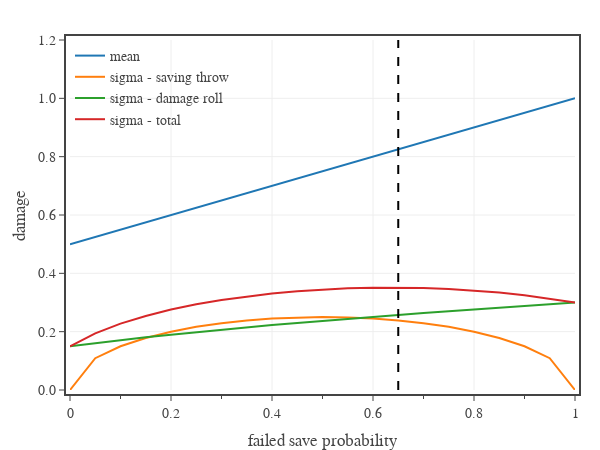

Notebook code for this chart:
### Code cell
# Save damage mean and sigma vs fail probability with m=0.5 and s=0.5

# create figure
fig = go.Figure(
    layout=go.Layout(
        template=tfb.FIG_TEMPLATE,
        margin=dict(l=70, r=25, b=60, t=40, pad=4),
        xaxis=dict(
            title_text='failed save probability',
            tick0=0, dtick=0.2,
            minor=dict(tick0=0, dtick=0.1),
            range=[0,1],
        ),
        yaxis=dict(
            title_text='damage',
            tickformat='.1f',
            range=[0,1.2],
        ),
        legend=dict(
            xanchor='left', yanchor='top',
            x=0.00, y=1.00,
            orientation='v',
            tracegroupgap=0,
            bgcolor='rgba(0,0,0,0)',
        )
    )
)


p_fail = np.linspace(0,20,21)/20.0

m_s = 0.5
s_s = 0.5
cv_f = 0.0
fail_state = {'probability': 0, 'mean': 1, 'sigma': cv_f}
success_state = {'probability': 0, 'mean': m_s*fail_state['mean'], 'sigma': s_s*fail_state['sigma']}
mean = []
sigma_fixed = []
for p in p_fail:
    fail_state['probability'] = p
    success_state['probability'] = 1 - p
    mean        += [save_mean(fail_state, success_state)]
    sigma_fixed += [save_sigma(fail_state, success_state)]

m_s = 0.5
s_s = 0.5
cv_f = 0.3
fail_state = {'probability': 0, 'mean': 1, 'sigma': cv_f}
success_state = {'probability': 0, 'mean': m_s*fail_state['mean'], 'sigma': s_s*fail_state['sigma']}
sigma_var = []
sigma_total = []
for p, s in zip(p_fail, sigma_fixed):
    fail_state['probability'] = p
    success_state['probability'] = 1 - p
    sigma_total += [save_sigma(fail_state, success_state)]
    sigma_var += [np.sqrt(save_variance(fail_state, success_state) - s**2)]

fig.add_trace(go.Scatter(
    x=p_fail,
    y=mean,
    name=f'mean',
    mode='lines',
    hovertemplate=
        'fail probability %{x:.2f}<br>'+
        'mean %{y:.2f}<extra></extra>'
))

fig.add_trace(go.Scatter(
    x=p_fail,
    y=sigma_fixed,
    name=f'sigma - saving throw',
    mode='lines',
    hovertemplate=
        'fail probability %{x:.2f}<br>'+
        'sigma %{y:.2f}<extra></extra>'
))

fig.add_trace(go.Scatter(
    x=p_fail,
    y=sigma_var,
    name=f'sigma - damage roll',
    mode='lines',
    hovertemplate=
        'fail probability %{x:.2f}<br>'+
        'sigma %{y:.2f}<extra></extra>'
))


fig.add_trace(go.Scatter(
    x=p_fail,
    y=sigma_total,
    name=f'sigma - total',
    mode='lines',
    hovertemplate=
        'fail probability %{x:.2f}<br>'+
        'sigma %{y:.2f}<extra></extra>'
))

fig.add_trace(go.Scatter(
    x=[0.65, 0.65], 
    y=[0,3],
    mode='lines',
    showlegend=False,
    hoverinfo='skip',
    line=dict(color='black', dash='dash')
))

# show figure
fig.update_layout(width=600, height=450, barmode='group')
fig.show(config=tfb.FIG_CONFIG)

# save figures
if SAVEFIGS:
    fig.update_layout(autosize=True, width=None, height=None)
    tfb.save_fig_html(fig, format='large', name=f'./fig-save-normalized-damage-large', style='aspect-ratio:600/450')
    tfb.save_fig_html(fig, format='small', name=f'./fig-save-normalized-damage-small', style='aspect-ratio:600/500')

### Figure 1 — Plotly figure (JSON) as saved in the notebook; plotly's stock layout.template omitted (floating-point values rounded to 4 significant figures)
{"data": [{"hovertemplate": "fail probability %{x:.2f}<br>mean %{y:.2f}<extra></extra>", "mode": "lines", "name": "mean", "type": "scatter", "x": [0, 0.05, 0.1, 0.15, 0.2, 0.25, 0.3, 0.35, 0.4, 0.45, 0.5, 0.55, 0.6, 0.65, 0.7, 0.75, 0.8, 0.85, 0.9, 0.95, 1], "y": [0.5, 0.525, 0.55, 0.575, 0.6, 0.625, 0.65, 0.675, 0.7, 0.725, 0.75, 0.775, 0.8, 0.825, 0.85, 0.875, 0.9, 0.925, 0.95, 0.975, 1]}, {"hovertemplate": "fail probability %{x:.2f}<br>sigma %{y:.2f}<extra></extra>", "mode": "lines", "name": "sigma - saving throw", "type": "scatter", "x": [0, 0.05, 0.1, 0.15, 0.2, 0.25, 0.3, 0.35, 0.4, 0.45, 0.5, 0.55, 0.6, 0.65, 0.7, 0.75, 0.8, 0.85, 0.9, 0.95, 1], "y": [0, 0.109, 0.15, 0.1785, 0.2, 0.2165, 0.2291, 0.2385, 0.2449, 0.2487, 0.25, 0.2487, 0.2449, 0.2385, 0.2291, 0.2165, 0.2, 0.1785, 0.15, 0.109, 0]}, {"hovertemplate": "fail probability %{x:.2f}<br>sigma %{y:.2f}<extra></extra>", "mode": "lines", "name": "sigma - damage roll", "type": "scatter", "x": [0, 0.05, 0.1, 0.15, 0.2, 0.25, 0.3, 0.35, 0.4, 0.45, 0.5, 0.55, 0.6, 0.65, 0.7, 0.75, 0.8, 0.85, 0.9, 0.95, 1], "y": [0.15, 0.1609, 0.171, 0.1806, 0.1897, 0.1984, 0.2068, 0.2148, 0.2225, 0.2299, 0.2372, 0.2442, 0.251, 0.2576, 0.2641, 0.2704, 0.2766, 0.2826, 0.2885, 0.2943, 0.3]}, {"hovertemplate": "fail probability %{x:.2f}<br>sigma %{y:.2f}<extra></extra>", "mode": "lines", "name": "sigma - total", "type": "scatter", "x": [0, 0.05, 0.1, 0.15, 0.2, 0.25, 0.3, 0.35, 0.4, 0.45, 0.5, 0.55, 0.6, 0.65, 0.7, 0.75, 0.8, 0.85, 0.9, 0.95, 1], "y": [0.15, 0.1943, 0.2275, 0.254, 0.2757, 0.2937, 0.3086, 0.3209, 0.3309, 0.3387, 0.3446, 0.3486, 0.3507, 0.3511, 0.3496, 0.3464, 0.3413, 0.3343, 0.3252, 0.3138, 0.3]}, {"hoverinfo": "skip", "line": {"color": "black", "dash": "dash"}, "mode": "lines", "showlegend": false, "type": "scatter", "x": [0.65, 0.65], "y": [0, 3]}], "layout": {"barmode": "group", "height": 450, "legend": {"bgcolor": "rgba(0,0,0,0)", "orientation": "v", "tracegroupgap": 0, "x": 0, "xanchor": "left", "y": 1, "yanchor": "top"}, "margin": {"b": 60, "l": 70, "pad": 4, "r": 25, "t": 40}, "width": 600, "xaxis": {"dtick": 0.2, "minor": {"dtick": 0.1, "tick0": 0}, "range": [0, 1], "tick0": 0, "title": {"text": "failed save probability"}}, "yaxis": {"range": [0, 1.2], "tickformat": ".1f", "title": {"text": "damage"}}}}
